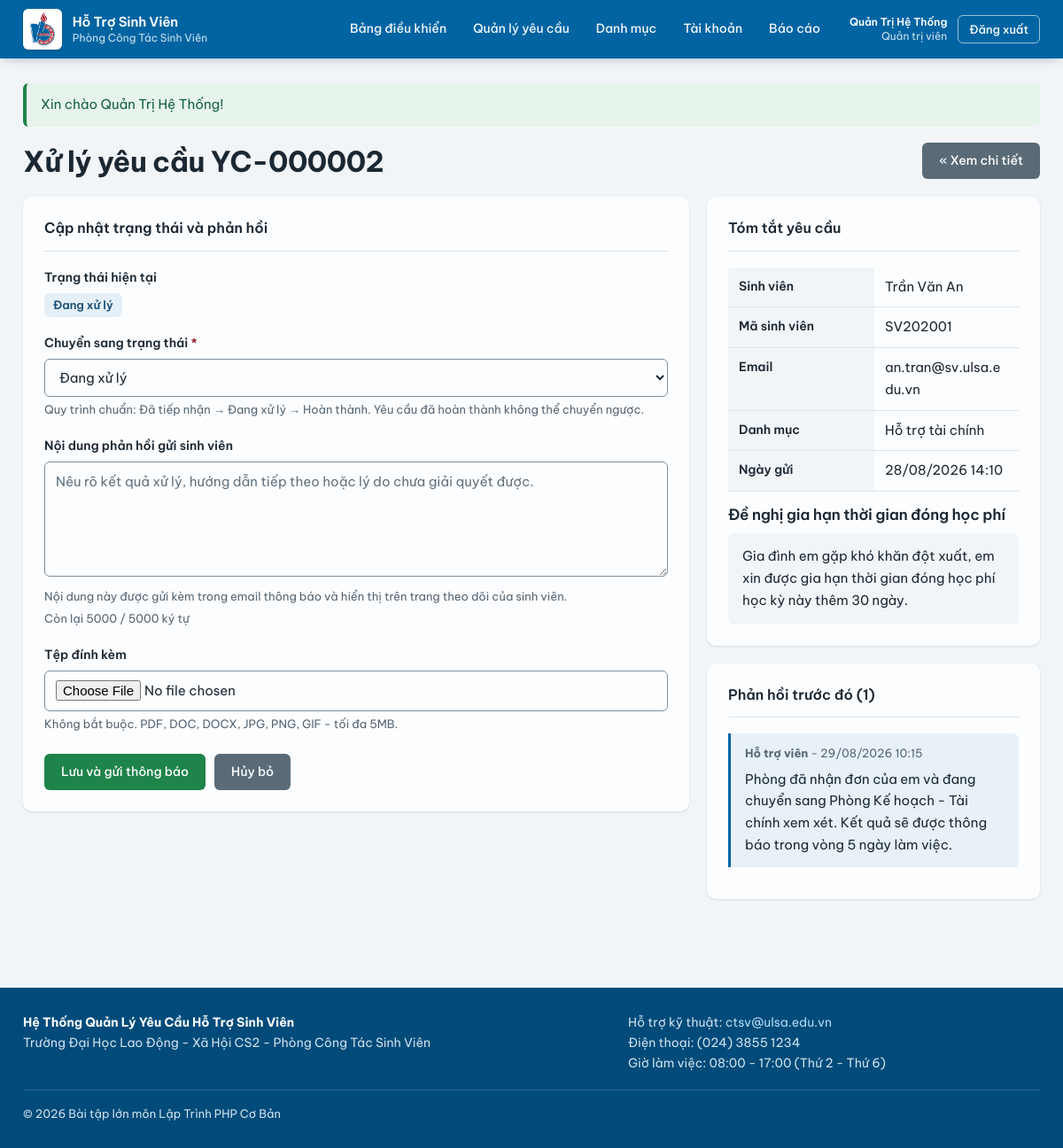
The page /admin/process_request.php?id=2 (signed in) on the database its author committed.
### tables this page shows
CREATE TABLE `tbl_requests` (
    `id`                INT AUTO_INCREMENT PRIMARY KEY    COMMENT 'Khóa chính',
    `user_id`           INT NOT NULL                      COMMENT 'FK -> tbl_users: sinh viên gửi',
    `category_id`       INT NOT NULL                      COMMENT 'FK -> tbl_categories',
    `title`             VARCHAR(255) NOT NULL             COMMENT 'Tiêu đề yêu cầu',
    `description`       LONGTEXT NOT NULL                 COMMENT 'Nội dung chi tiết',
    `status`            ENUM('received','processing','completed') NOT NULL DEFAULT 'received'
                                                          COMMENT 'received=Đã tiếp nhận, processing=Đang xử lý, completed=Hoàn thành',
    `attachment_path`   VARCHAR(255) DEFAULT NULL         COMMENT 'Tên tệp đính kèm của sinh viên',
    `staff_assigned_id` INT DEFAULT NULL                  COMMENT 'FK -> tbl_users: cán bộ phụ trách',
    `rating`            TINYINT DEFAULT NULL              COMMENT 'Đánh giá hài lòng 1-5 sao (tùy chọn)',
    `rating_comment`    VARCHAR(500) DEFAULT NULL         COMMENT 'Nhận xét kèm đánh giá',
    `created_at`        TIMESTAMP NOT NULL DEFAULT CURRENT_TIMESTAMP,
    `updated_at`        TIMESTAMP NOT NULL DEFAULT CURRENT_TIMESTAMP ON UPDATE CURRENT_TIMESTAMP,
    CONSTRAINT `fk_request_user`     FOREIGN KEY (`user_id`)
        REFERENCES `tbl_users`(`id`)      ON DELETE CASCADE  ON UPDATE CASCADE,
    CONSTRAINT `fk_request_category`  FOREIGN KEY (`category_id`)
        REFERENCES `tbl_categories`(`id`) ON DELETE RESTRICT ON UPDATE CASCADE,
    CONSTRAINT `fk_request_staff`     FOREIGN KEY (`staff_assigned_id`)
        REFERENCES `tbl_users`(`id`)      ON DELETE SET NULL ON UPDATE CASCADE,
    INDEX `idx_requests_status`   (`status`),
    INDEX `idx_requests_user`     (`user_id`),
    INDEX `idx_requests_category` (`category_id`),
    INDEX `idx_requests_created`  (`created_at`),
    INDEX `idx_requests_user_created`   (`user_id`, `created_at`),
    INDEX `idx_requests_status_created` (`status`, `created_at`)
);

CREATE TABLE `tbl_users` (
    `id`         INT AUTO_INCREMENT PRIMARY KEY           COMMENT 'Khóa chính',
    `full_name`  VARCHAR(255) NOT NULL                    COMMENT 'Họ và tên',
    `email`      VARCHAR(255) NOT NULL UNIQUE             COMMENT 'Email đăng nhập, duy nhất',
    `phone`      VARCHAR(20)  DEFAULT NULL                COMMENT 'Số điện thoại liên hệ',
    `student_id` VARCHAR(50)  DEFAULT NULL UNIQUE         COMMENT 'Mã sinh viên (NULL với cán bộ)',
    `password`   VARCHAR(255) NOT NULL                    COMMENT 'Mật khẩu đã băm bằng bcrypt',
    `role`       ENUM('student','staff','admin') NOT NULL DEFAULT 'student'
                                                          COMMENT 'Vai trò quyết định quyền truy cập',
    `status`     ENUM('active','inactive') NOT NULL DEFAULT 'active'
                                                          COMMENT 'Khóa tài khoản khi inactive',
    `failed_logins` INT NOT NULL DEFAULT 0                COMMENT 'Số lần đăng nhập sai liên tiếp',
    `locked_until`  DATETIME DEFAULT NULL                 COMMENT 'Tạm khóa đăng nhập tới thời điểm này (chống dò mật khẩu)',
    `created_at` TIMESTAMP NOT NULL DEFAULT CURRENT_TIMESTAMP,
    `updated_at` TIMESTAMP NOT NULL DEFAULT CURRENT_TIMESTAMP ON UPDATE CURRENT_TIMESTAMP,
    INDEX `idx_users_role` (`role`),
    INDEX `idx_users_status` (`status`)
);

CREATE TABLE `tbl_categories` (
    `id`            INT AUTO_INCREMENT PRIMARY KEY        COMMENT 'Khóa chính',
    `category_name` VARCHAR(100) NOT NULL UNIQUE          COMMENT 'Tên danh mục hiển thị',
    `category_code` VARCHAR(50)  DEFAULT NULL UNIQUE      COMMENT 'Mã danh mục dùng nội bộ',
    `description`   TEXT         DEFAULT NULL             COMMENT 'Mô tả phạm vi hỗ trợ',
    `sort_order`    INT NOT NULL DEFAULT 0                COMMENT 'Thứ tự hiển thị, nhỏ đứng trước',
    `created_at`    TIMESTAMP NOT NULL DEFAULT CURRENT_TIMESTAMP
);

CREATE TABLE `tbl_responses` (
    `id`              INT AUTO_INCREMENT PRIMARY KEY      COMMENT 'Khóa chính',
    `request_id`      INT NOT NULL                        COMMENT 'FK -> tbl_requests',
    `staff_id`        INT NOT NULL                        COMMENT 'FK -> tbl_users: cán bộ trả lời',
    `response_text`   LONGTEXT NOT NULL                   COMMENT 'Nội dung phản hồi',
    `attachment_path` VARCHAR(255) DEFAULT NULL           COMMENT 'Tệp đính kèm của cán bộ',
    `response_date`   TIMESTAMP NOT NULL DEFAULT CURRENT_TIMESTAMP,
    CONSTRAINT `fk_response_request` FOREIGN KEY (`request_id`)
        REFERENCES `tbl_requests`(`id`) ON DELETE CASCADE   ON UPDATE CASCADE,
    CONSTRAINT `fk_response_staff`   FOREIGN KEY (`staff_id`)
        REFERENCES `tbl_users`(`id`)   ON DELETE RESTRICT  ON UPDATE CASCADE,
    INDEX `idx_responses_request` (`request_id`),
    INDEX `idx_responses_request_date` (`request_id`, `response_date`)
);

### admin/process_request.php (the view, shortened to what this page needs)
<?php
$requestId = (int)get('id', (int)post('request_id'));
$request   = get_request_detail($requestId);
$responses = get_responses($requestId);
require_once __DIR__ . '/../includes/header.php';
?>
<div class="page-head">
    <h1>Xử lý yêu cầu <?php echo e(request_code($request['id'])); ?></h1>
    <a class="btn btn-muted" href="view_request.php?id=<?php echo (int)$request['id']; ?>">&laquo; Xem chi tiết</a>
</div>
<div class="detail-grid">
    <div class="card">
        <div class="card-title">Cập nhật trạng thái và phản hồi</div>
        <form method="post" action="process_request.php?id=<?php echo (int)$request['id']; ?>"
              enctype="multipart/form-data">
            <div class="form-group">
                <label>Trạng thái hiện tại</label>
                <p class="m-0"><?php echo status_badge($request['status']); ?></p>
            </div>
            <div class="form-group">
                <label for="status">Chuyển sang trạng thái <span class="required">*</span></label>
                <select id="status" name="status" required>
                    <?php foreach (status_list() as $code => $label): ?>
                    <option value="<?php echo e($code); ?>"
                        <?php echo $request['status'] === $code ? 'selected' : ''; ?>>
                        <?php echo e($label); ?>
                    </option>
                    <?php endforeach; ?>
                </select>
                <div class="form-hint">Quy trình chuẩn: Đã tiếp nhận → Đang xử lý → Hoàn thành. Yêu cầu đã hoàn thành không thể chuyển ngược.</div>
            </div>
            <div class="form-group">
                <label for="response_text">Nội dung phản hồi gửi sinh viên</label>
                <textarea id="response_text" name="response_text" data-counter="5000" maxlength="5000"
                          placeholder="Nêu rõ kết quả xử lý, hướng dẫn tiếp theo hoặc lý do chưa giải quyết được."></textarea>
                <div class="form-hint">
                    Nội dung này được gửi kèm trong email thông báo và hiển thị trên trang theo dõi của sinh viên.
                </div>
            </div>
            <div class="form-group">
                <label for="attachment">Tệp đính kèm</label>
                <input type="file" id="attachment" name="attachment"
                       accept=".pdf,.doc,.docx,.jpg,.jpeg,.png,.gif">
                <div class="form-hint">Không bắt buộc. PDF, DOC, DOCX, JPG, PNG, GIF - tối đa 5MB.</div>
            </div>
            <div class="form-actions">
                <button type="submit" class="btn btn-success">Lưu và gửi thông báo</button>
                <a class="btn btn-muted" href="manage_requests.php">Hủy bỏ</a>
            </div>
        </form>
    </div>
    <div>
        <div class="card">
            <div class="card-title">Tóm tắt yêu cầu</div>
            <table class="info-table">
                <tr><th>Sinh viên</th><td><?php echo e($request['full_name']); ?></td></tr>
                <tr><th>Mã sinh viên</th><td><?php echo e($request['student_id']); ?></td></tr>
                <tr><th>Email</th><td><?php echo e($request['email']); ?></td></tr>
                <tr><th>Danh mục</th><td><?php echo e($request['category_name']); ?></td></tr>
                <tr><th>Ngày gửi</th><td><?php echo e(format_datetime($request['created_at'])); ?></td></tr>
            </table>
            <h3 class="mt-16"><?php echo e($request['title']); ?></h3>
            <div class="description-box"><?php echo e($request['description']); ?></div>
        </div>
        <?php if (!empty($responses)): ?>
        <div class="card">
            <div class="card-title">Phản hồi trước đó (<?php echo count($responses); ?>)</div>
            <?php render_responses($responses); ?>
        </div>
        <?php endif; ?>
    </div>
</div>
<?php require_once __DIR__ . '/../includes/footer.php'; ?>

### functions.php (shortened to what this page needs)
<?php
require_once __DIR__ . '/config.php';
function e($value)
{
    return htmlspecialchars((string)$value, ENT_QUOTES | ENT_SUBSTITUTE, 'UTF-8');
}
function clean_input($value)
{
    $value = is_string($value) ? $value : '';
    $value = trim($value);
    $cleaned = preg_replace('/[\x00-\x08\x0B\x0C\x0E-\x1F\x7F]/u', '', $value);
    return $cleaned === null ? '' : $cleaned;
}
function post($key, $default = '')
{
    return isset($_POST[$key]) ? clean_input($_POST[$key]) : $default;
}
function get($key, $default = '')
{
    return isset($_GET[$key]) ? clean_input($_GET[$key]) : $default;
}
function db_query($sql, $params = [], $types = '')
{
    global $conn;
    $stmt = mysqli_prepare($conn, $sql);
    if (!empty($params)) {
        mysqli_stmt_bind_param($stmt, $types, ...$params);
    }
    mysqli_stmt_execute($stmt);
    return $stmt;
}
function db_select($sql, $params = [], $types = '')
{
    $stmt   = db_query($sql, $params, $types);
    $result = mysqli_stmt_get_result($stmt);
    $rows   = mysqli_fetch_all($result, MYSQLI_ASSOC);
    return $rows;
}
function db_select_one($sql, $params = [], $types = '')
{
    $stmt   = db_query($sql, $params, $types);
    $result = mysqli_stmt_get_result($stmt);
    $row    = mysqli_fetch_assoc($result);
    return $row ?: null;
}
function render_flash()
{
    if (!empty($_SESSION['flash'])) {
        $flash = $_SESSION['flash'];
        echo '<div class="alert alert-' . e($flash['type']) . '">' . e($flash['message']) . '</div>';
    }
}
function status_list()
{
    return [
        'received'   => 'Đã tiếp nhận',
        'processing' => 'Đang xử lý',
        'completed'  => 'Hoàn thành',
    ];
}
function status_label($status)
{
    $list = status_list();
    return $list[$status] ?? 'Không xác định';
}
function status_badge($status)
{
    return '<span class="badge badge-' . e($status) . '">' . e(status_label($status)) . '</span>';
}
function format_datetime($datetime, $withTime = true)
{
    $ts = strtotime($datetime);
    return $withTime ? date('d/m/Y H:i', $ts) : date('d/m/Y', $ts);
}
function get_request_detail($requestId)
{
    return db_select_one(
        'SELECT r.*, u.full_name, u.student_id, u.email, u.phone, c.category_name
         FROM tbl_requests r
         JOIN tbl_users u ON u.id = r.user_id
         JOIN tbl_categories c ON c.id = r.category_id
         WHERE r.id = ? LIMIT 1',
        [(int)$requestId],
        'i'
    );
}
function get_responses($requestId)
{
    return db_select(
        'SELECT rs.*, u.full_name AS staff_name
         FROM tbl_responses rs
         JOIN tbl_users u ON u.id = rs.staff_id
         WHERE rs.request_id = ?
         ORDER BY rs.response_date ASC',
        [(int)$requestId],
        'i'
    );
}
function render_responses($responses)
{
    foreach ($responses as $response) {
        echo '<div class="response-item">'
           . '<div class="response-meta"><strong>' . e($response['staff_name']) . '</strong> - '
           . e(format_datetime($response['response_date'])) . '</div>'
           . '<div class="response-text">' . e($response['response_text']) . '</div>';
        echo '</div>';
    }
}
function request_code($id)
{
    return 'YC-' . str_pad((string)$id, 6, '0', STR_PAD_LEFT);
}

### rows shown on the page
tbl_requests: id "YC-000002", status "Đang xử lý", user.full_name "Trần Văn An", user.student_id "SV202001", user.email "an.tran@sv.ulsa.edu.vn", category.category_name "Hỗ trợ tài chính", created_at "28/08/2026 14:10", title "Đề nghị gia hạn thời gian đóng học phí", description "Gia đình em gặp khó khăn đột xuất, em xin được gia hạn thời gian đóng học phí học kỳ này thêm 30 ngày."
tbl_responses: staff.full_name "Hỗ trợ viên", response_date "29/08/2026 10:15", response_text "Phòng đã nhận đơn của em và đang chuyển sang Phòng Kế hoạch - Tài chính xem xét. Kết quả sẽ được thông báo trong vòng 5 ngày làm việc."

### other values the page prints
APP_SHORT_NAME "Hỗ Trợ Sinh Viên"
APP_DEPARTMENT "Phòng Công Tác Sinh Viên"
$_SESSION['full_name'] "Quản Trị Hệ Thống"
role_label(current_role()) "Quản trị viên"
$flash['message'] "Xin chào Quản Trị Hệ Thống!"
count($responses) "1"
APP_NAME "Hệ Thống Quản Lý Yêu Cầu Hỗ Trợ Sinh Viên"
APP_UNIVERSITY "Trường Đại Học Lao Động - Xã Hội CS2"
